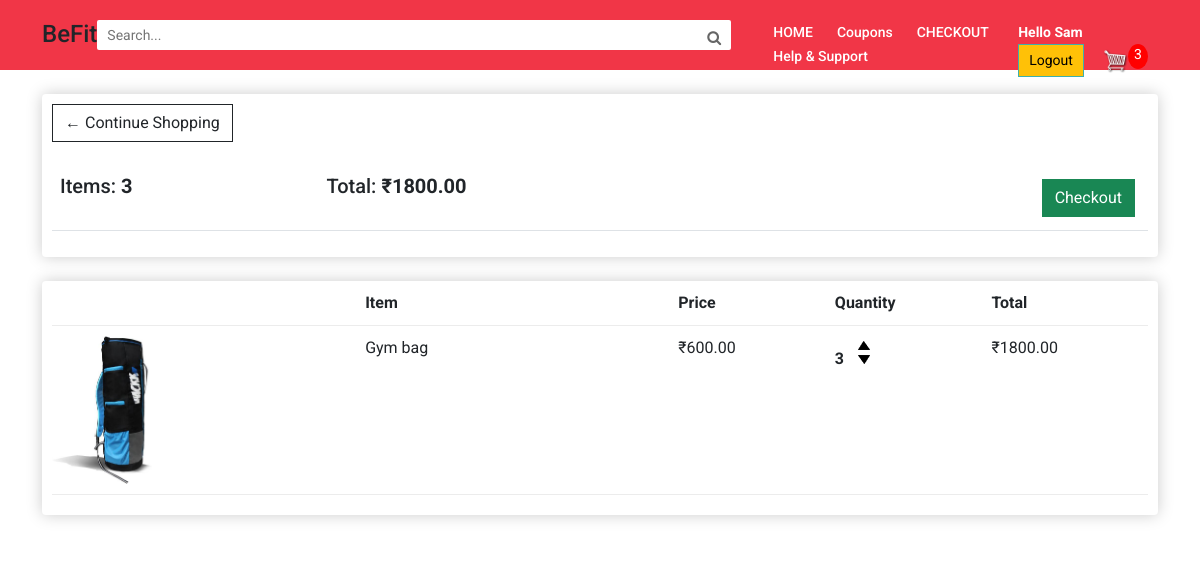
The page /cart/ (signed in) on the database its author committed.
### store/models.py (models this page shows, shortened)
class Order(models.Model):
	customer = models.ForeignKey(Customer, on_delete=models.SET_NULL, null=True, blank=True)
	date_ordered = models.DateTimeField(auto_now_add=True)
	complete = models.BooleanField(default=False, null=True, blank=False)
	transaction_id = models.CharField(max_length=100, null=True)
	@property
	def get_cart_total(self):
		orderitems = self.orderitem_set.all()
		total = sum([item.get_total for item in orderitems])
		return total
	@property
	def get_cart_items(self):
		orderitems = self.orderitem_set.all()
		total = sum([item.quantity for item in orderitems])
		return total

class OrderItem(models.Model):
	product = models.ForeignKey(Product, on_delete=models.SET_NULL, null=True)
	order = models.ForeignKey(Order, on_delete=models.SET_NULL, null=True)
	quantity = models.IntegerField(default=0, null=True, blank=True)
	date_added = models.DateTimeField(auto_now_add=True)
	@property
	def get_total(self):
		total = self.product.price * self.quantity
		return total

class Product(models.Model):
	name = models.CharField(max_length=200)
	category = models.ForeignKey(Category, on_delete=models.SET_NULL, null=True)
	price = models.FloatField()
	digital = models.BooleanField(default=False, null=True, blank=True)
	image = models.ImageField(null=True, blank=True)
	@property
	def imageURL(self):
		try:
			url = self.image.url
		except:
			url = ''
		return url

### store/views.py (the view)
# urls.py: path('cart/', cart, name="cart"),
def cart(request):
    data = cartData(request)
    cartItems = data['cartItems']
    order = data['order']
    items = data['items']
    context = {'items':items, 'order':order, 'cartItems':cartItems}
    return render(request, 'store/cart.html', context)

### store/utils.py (called while the page is built)
def cartData(request):
	if request.user.is_authenticated:
		customer = request.user.customer
		order, created = Order.objects.get_or_create(customer=customer, complete=False)
		items = order.orderitem_set.all()
		cartItems = order.get_cart_items
	else:
		cookieData = cookieCart(request)
		cartItems = cookieData['cartItems']
		order = cookieData['order']
		items = cookieData['items']
	return {'cartItems':cartItems ,'order':order, 'items':items}

### templates/store/cart.html
{% extends 'store/main.html' %}
{% load static %}
{% block content %}
<section class="main-body" style="background-color: #fff;">
<div class="container">
<div class="row">
    <div class="col-lg-12">
        <div class="box-element">
            <a class="btn btn-outline-dark" href="{% url 'store' %}">&#x2190; Continue Shopping</a>
            <br>
            <br>
            <table class="table">
                <tr>
                    <th>
                        <h5>Items: <strong>{{order.get_cart_items}}</strong></h5>
                    </th>
                    <th>
                        <h5>Total:<strong> ₹{{order.get_cart_total|floatformat:2}}</strong></h5>
                    </th>
                    <th>
                        <a style="float:right; margin:5px;" class="btn btn-success"
                            href="{% url 'checkout' %}">Checkout</a>
                    </th>
                </tr>
            </table>
        </div>
        <br>
        <div class="box-element">
            <div class="cart-row">
                <div style="flex:2"></div>
                <div style="flex:2"><strong>Item</strong></div>
                <div style="flex:1"><strong>Price</strong></div>
                <div style="flex:1"><strong>Quantity</strong></div>
                <div style="flex:1"><strong>Total</strong></div>
            </div>
            {% for item in items %}
            <div class="cart-row">
                <div style="flex:2"><img class="row-image" src="{{item.product.imageURL}}"></div>
                <div style="flex:2">{{item.product.name}}</div>
                <div style="flex:1">₹{{item.product.price|floatformat:2}}</div>
                <div style="flex:1">
                    <p class="quantity">{{item.quantity}}</p>
                    <div class="quantity">
                        <img data-product={{item.product.id}} data-action="add" class="chg-quantity update-cart" src="{% static  'store/images/arrow-up.png' %}">
                        <img data-product={{item.product.id}} data-action="remove" class="chg-quantity update-cart" src="{% static  'store/images/arrow-down.png' %}">
                    </div>
                </div>
                <div style="flex:1">₹{{item.get_total|floatformat:2}}</div>
            </div>
            {% endfor %}
        </div>
    </div>
</div>
</div>
</section>
{% endblock content %}

### templates/store/main.html (shortened to what this page needs)
<!DOCTYPE html>
{% load static %}
<html>
<head>
        <link href="https://cdn.jsdelivr.net/npm/bootstrap@5.1.0/dist/css/bootstrap.min.css" rel="stylesheet">
        <link rel="stylesheet" href="https://use.fontawesome.com/releases/v5.15.3/css/all.css">
        <link rel="stylesheet" href="https://cdnjs.cloudflare.com/ajax/libs/font-awesome/4.7.0/css/font-awesome.min.css">
    <link rel="stylesheet" type="text/css" href="{% static 'store/css/main.css' %}">
</head>
<body>
    <section class="header">
        <div class="container head">
            <h3>BeFit   </h3>
            <form id="s" method="POST" action="/filter/">
            <div class="serach-bar" style="display:flex;">
                <input type="text" class="search" placeholder="Search..." name="search">
                <button type="submit" style="outline: none;
                border: none;text-align: center;
                border-radius:0 2px 2px 0; background-color: #fff;" form="s"><i class="fa fa-search" style="height: 30px;padding: 10px;font-size: 15px;color:#666; text-align: center;"></i></button>
            </div>
            </form>
            <div class="nav-links">
                <ul>
                    <li><a href="{% url 'store' %}">HOME</a></li>
                    <li><a href="{% url 'coupons' %}">Coupons</a></li>
                    <li><a href="{% url 'checkout' %}">CHECKOUT</a></li>
                    <li><a href="{% url 'chat' %}">Help & Support</a></li>
                </ul>
            </div>
            <div>
                <span style="color: #fff; font-size: 14px; padding-right: 10px; font-weight:bolder; text-decoration: wavy; text-transform: capitalize;">Hello {{request.user}}</span>
                <a href="{% url 'logout' %}" class="btn btn-warning logout" style="padding-left: 10px;">Logout</a>
                <a href="{% url 'cart' %}">
                    <img id="cart-icon" src="{% static 'store/images/cart.png' %}">
                </a>
                <p id="cart-total">{{cartItems}}</p>
            </div>
        </div>
    </section>
        {% block content %}
        {% endblock content %}
</body>
</html>

### static/store/css/main.css (style rules this page uses)
* { margin:0; padding: 0; box-sizing: border-box; font-family: "Roboto",sans-serif; }
a { text-decoration: none; }
.main-body::before { display: block; content: ''; height: 60px; margin-bottom: 2%; background-color: #fff; }
.header { width: 100%; height: 70px; background-color: #F13647; margin-bottom: 2%; position: fixed; z-index: 2; }
.head { display: flex; justify-content: space-between; padding-top: 20px; padding-bottom: 20px; }
.head h3 { font-size: x-large; }
.search { width: 600px; height: 30px; outline: none; border-radius: 2px 0 0 2px; border: none; padding: 10px; font-size: 14px; color: #666; }
.nav-links li { list-style: none; display: inline-block; }
.nav-links li a { color: #fff; padding: 10px; font-size: 14px; font-weight: 500; }
.logout { padding: 5px 10px; border: 1px solid #3fb0ac; border-radius: 5px; font-size: 14px; text-align: center; }
.main-body { background-color: #fff3f3; padding-bottom: 2%; }
.row::before { display: block; content: ''; height: 60px; margin-bottom: 2%; background-color: #fff; }
#cart-icon { width:25px; margin-left: 15px; }
#cart-total { display: inline-block; position: absolute; text-align: center; background-color: red; width: 20px; height: 25px; border-radius: 50%; font-size: 14px; color: #fff; }
.box-element { box-shadow:hsl(0, 0%, 80%) 0 0 16px; background-color: #fff; border-radius: 4px; padding: 10px; }
.col-lg-4, .col-lg-6, .col-lg-8, .col-lg-12 { margin-top: 10px; }
.btn { border-radius: 0; }
.row-image { width: 100px; }
.cart-row { display: flex; align-items: flex-stretch; padding-bottom: 10px; margin-bottom: 10px; border-bottom: 1px solid #ececec; }
.quantity { display: inline-block; font-weight: 700; padding-right:10px; }
.chg-quantity { width: 12px; cursor: pointer; display: block; margin-top: 5px; transition:.1s; }

### rows shown on the page
Order: get_cart_items "3", get_cart_total "1800.00"
OrderItem: product.imageURL (picture), product.name "Gym bag", product.price "600.00", quantity "3", get_total "1800.00"

### other values the page prints
{{ request.user }} "Sam"
{{ cartItems }} "3"
